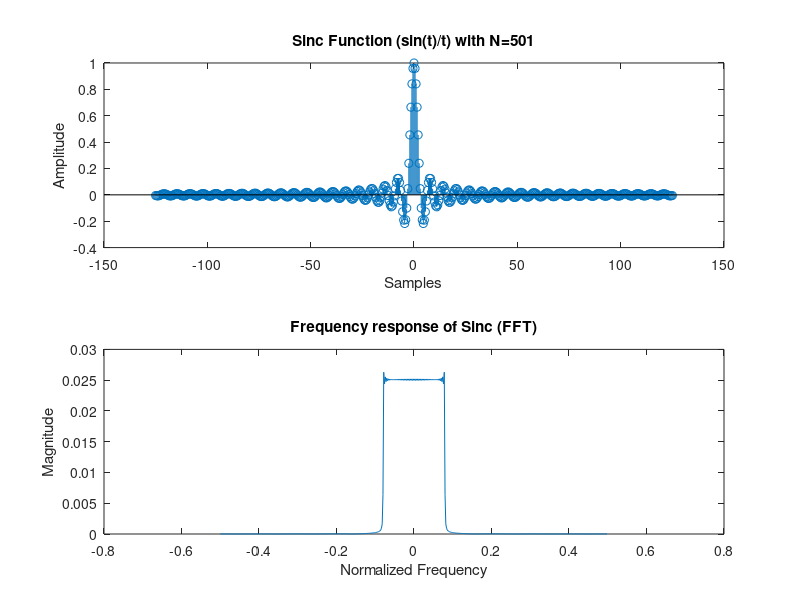

Write MATLAB code to recreate this figure.
%Gibbs Phenomenon
clc; % clear command window
clear; % clear all stored variables
N=51:50:501; %Number of points in each sinc Function
for i=N,
    max=(0.5*(i-1))/2;
    time = -max:0.5:max;
    disp(length(time));

%Sinc Function
    x= sin(time)./time;
    x(isnan(x))=1; % Special case to handle sinc(0)
    subplot(2,1,1);
    stem(time,x);
    title(['Sinc Function (sin(t)/t) with N=',num2str(i)]);
    xlabel('Samples');
    ylabel('Amplitude');
%Take FFT
    L=length(x);
    NFFT = 2^nextpow2(L); % Next power of 2 from length of x
    X = fft(x,NFFT)/L;
    X = fftshift(X);
    f = (-NFFT/2:NFFT/2-1)/NFFT;

    subplot(2,1,2);
    plot(f,2*abs(X)) ;
    title('Frequency response of Sinc (FFT)');
    xlabel('Normalized Frequency');
    ylabel('Magnitude');
    pause;  % wait for user input to continue
end
